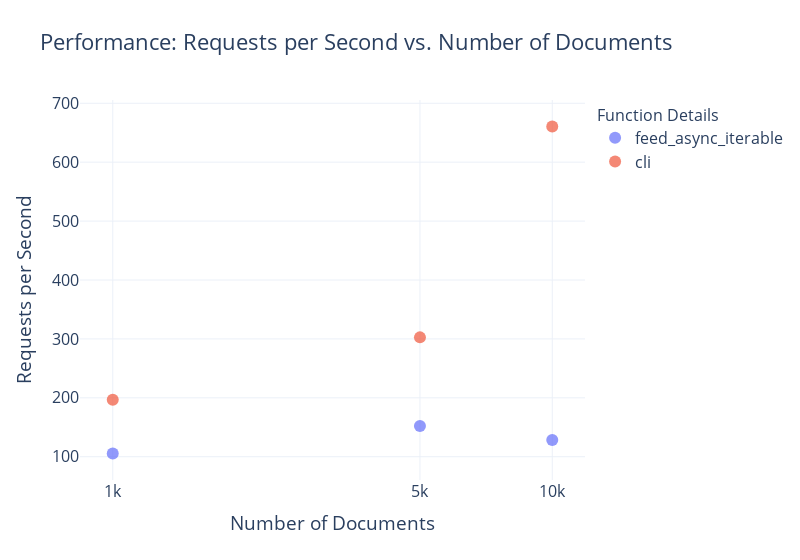

The notebook cell saved with this chart:
### Code cell
df_total = pd.concat([df, df_cli])

plot_performance(df_total)

### Figure 1 — Plotly figure (JSON) as saved in the notebook; plotly's stock layout.template omitted (floating-point values rounded to 4 significant figures)
{"data": [{"customdata": [[64, 2500, 1], [64, 2500, 1], [64, 2500, 1]], "hovertemplate": "function_name=feed_async_iterable<br>Number of Documents=%{x}<br>Requests per Second=%{y}<br>max_workers=%{customdata[0]}<br>max_queue_size=%{customdata[1]}<br>max_connections=%{customdata[2]}<extra></extra>", "legendgroup": "feed_async_iterable", "marker": {"color": "#636efa", "opacity": 0.7, "size": 12, "symbol": "circle"}, "mode": "markers", "name": "feed_async_iterable", "orientation": "v", "showlegend": true, "type": "scatter", "x": [1000, 5000, 10000], "xaxis": "x", "y": [105.5, 152.0, 128.4], "yaxis": "y"}, {"customdata": [["unknown", "n/a", "unknown"], ["unknown", "n/a", "unknown"], ["unknown", "n/a", "unknown"]], "hovertemplate": "function_name=cli<br>Number of Documents=%{x}<br>Requests per Second=%{y}<br>max_workers=%{customdata[0]}<br>max_queue_size=%{customdata[1]}<br>max_connections=%{customdata[2]}<extra></extra>", "legendgroup": "cli", "marker": {"color": "#EF553B", "opacity": 0.7, "size": 12, "symbol": "circle"}, "mode": "markers", "name": "cli", "orientation": "v", "showlegend": true, "type": "scatter", "x": [1000, 5000, 10000], "xaxis": "x", "y": [196.9, 302.6, 660.5], "yaxis": "y"}], "layout": {"font": {"size": 16}, "legend": {"title": {"font": {"size": 16}, "text": "Function Details"}, "tracegroupgap": 0, "x": 800, "xanchor": "auto", "y": 1, "yanchor": "auto"}, "title": {"text": "Performance: Requests per Second vs. Number of Documents"}, "width": 800, "xaxis": {"anchor": "y", "domain": [0, 1], "ticktext": ["1k", "5k", "10k"], "tickvals": [1000, 5000, 10000], "title": {"text": "Number of Documents"}, "type": "log"}, "yaxis": {"anchor": "x", "domain": [0, 1], "title": {"text": "Requests per Second"}}}}
